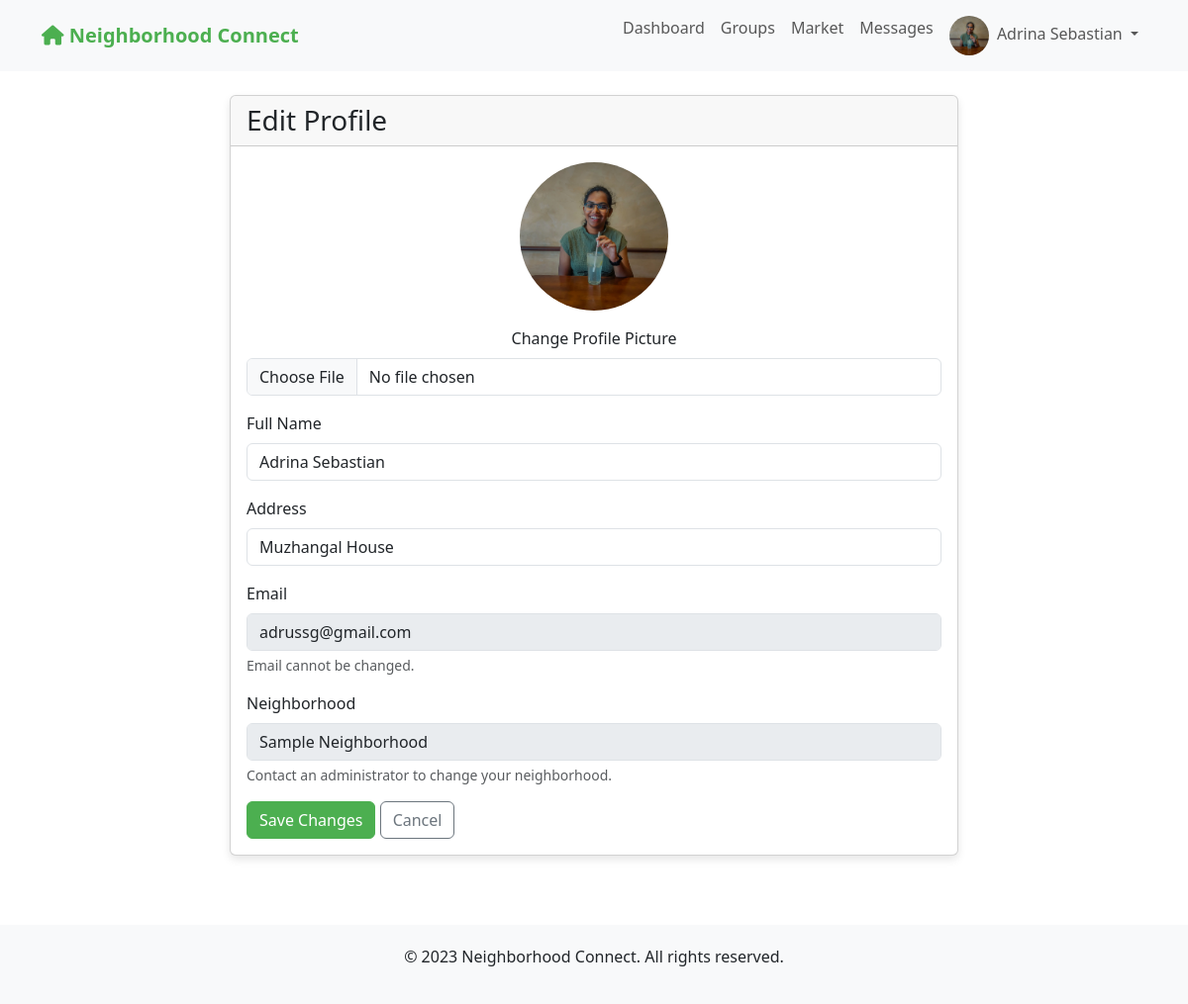
The page /profile/edit (signed in) on the database its author committed.
### app.py (models this page shows)
class User(UserMixin, db.Model):
    id = db.Column(db.Integer, primary_key=True)
    email = db.Column(db.String(100), unique=True, nullable=False)
    password = db.Column(db.String(200), nullable=False)
    name = db.Column(db.String(100), nullable=False)
    address = db.Column(db.String(200), nullable=False)
    neighborhood_id = db.Column(db.Integer, db.ForeignKey('neighborhood.id'), nullable=False)
    profile_pic = db.Column(db.String(200), default='default.jpg')
    created_at = db.Column(db.DateTime, default=datetime.utcnow)
    is_admin = db.Column(db.Boolean, default=False)
    posts = db.relationship('Post', backref='author', lazy=True)
    comments = db.relationship('Comment', backref='author', lazy=True)
    incidents = db.relationship('Incident', backref='reporter', lazy=True)
    group_memberships = db.relationship('GroupMember', backref='user', lazy=True)

class Neighborhood(db.Model):
    id = db.Column(db.Integer, primary_key=True)
    name = db.Column(db.String(100), nullable=False)
    city = db.Column(db.String(100), nullable=False)
    state = db.Column(db.String(100), nullable=False)
    zip_code = db.Column(db.String(20), nullable=False)
    users = db.relationship('User', backref='neighborhood', lazy=True)
    posts = db.relationship('Post', backref='neighborhood', lazy=True)
    incidents = db.relationship('Incident', backref='neighborhood', lazy=True)
    groups = db.relationship('Group', backref='neighborhood', lazy=True)

### app.py (the view, shortened to what this page needs)
@app.route('/profile/edit', methods=['GET', 'POST'])
@login_required
def edit_profile():
    return render_template('edit_profile.html', user=current_user)

### app.py (called while the page is built)
@login_manager.user_loader
def load_user(user_id):
    return User.query.get(int(user_id))

### templates/edit_profile.html (shortened to what this page needs)
{% extends "base.html" %}
{% block content %}
<div class="row justify-content-center">
    <div class="col-md-8">
        <div class="card">
            <div class="card-header">
                <h3 class="mb-0">Edit Profile</h3>
            </div>
            <div class="card-body">
                <form method="POST" action="{{ url_for('edit_profile') }}" enctype="multipart/form-data">
                    <div class="mb-3 text-center">
                        <img src="{{ url_for('static', filename='uploads/' + user.profile_pic) }}" alt="Profile" class="profile-img-lg mb-3">
                        <div class="mb-3">
                            <label for="profile_pic" class="form-label">Change Profile Picture</label>
                            <input type="file" class="form-control" id="profile_pic" name="profile_pic">
                        </div>
                    </div>
                    <div class="mb-3">
                        <label for="name" class="form-label">Full Name</label>
                        <input type="text" class="form-control" id="name" name="name" value="{{ user.name }}" required>
                    </div>
                    <div class="mb-3">
                        <label for="address" class="form-label">Address</label>
                        <input type="text" class="form-control" id="address" name="address" value="{{ user.address }}" required>
                    </div>
                    <div class="mb-3">
                        <label class="form-label">Email</label>
                        <input type="email" class="form-control" value="{{ user.email }}" disabled>
                        <div class="form-text">Email cannot be changed.</div>
                    </div>
                    <div class="mb-3">
                        <label class="form-label">Neighborhood</label>
                        <input type="text" class="form-control" value="{{ user.neighborhood.name }}" disabled>
                        <div class="form-text">Contact an administrator to change your neighborhood.</div>
                    </div>
                    <button type="submit" class="btn btn-primary">Save Changes</button>
                    <a href="{{ url_for('profile') }}" class="btn btn-outline-secondary">Cancel</a>
                </form>
            </div>
        </div>
    </div>
</div>
{% endblock %}

### templates/base.html (shortened to what this page needs)
<!DOCTYPE html>
<html lang="en">
<head>
    <link rel="stylesheet" href="https://cdn.jsdelivr.net/npm/bootstrap@5.3.0/dist/css/bootstrap.min.css">
    <link rel="stylesheet" href="https://cdnjs.cloudflare.com/ajax/libs/font-awesome/6.0.0-beta3/css/all.min.css">
</head>
<body>
    <nav class="navbar navbar-expand-lg navbar-light bg-light">
        <div class="container">
            <a class="navbar-brand" href="{{ url_for('index') }}">
                <i class="fas fa-home"></i> Neighborhood Connect
            </a>
            <div class="collapse navbar-collapse" id="navbarNav">
                <ul class="navbar-nav ms-auto">
                    {% if current_user.is_authenticated %}
                        <li class="nav-item">
                            <a class="nav-link" href="{{ url_for('dashboard') }}">Dashboard</a>
                        </li>
                        <li class="nav-item">
                            <a class="nav-link" href="{{ url_for('groups') }}">Groups</a>
                        </li>
                        <li class="nav-item">
                            <a class="nav-link" href="{{ url_for('market') }}">Market</a>
                        </li>
                        <li class="nav-item">
                            <a class="nav-link" href="{{ url_for('messages') }}">
                                Messages
                            </a>
                        </li>
                        <li class="nav-item dropdown">
                            <a class="nav-link dropdown-toggle" href="#" id="navbarDropdown" role="button" data-bs-toggle="dropdown" aria-expanded="false">
                                <img src="{{ url_for('static', filename='uploads/' + current_user.profile_pic) }}" alt="Profile" class="profile-img me-1">
                                {{ current_user.name }}
                            </a>
                        </li>
                    {% endif %}
                </ul>
            </div>
        </div>
    </nav>
    <div class="container mt-4">
        {% block content %}{% endblock %}
    </div>
    <footer class="footer">
        <div class="container">
            <p>&copy; 2023 Neighborhood Connect. All rights reserved.</p>
        </div>
    </footer>
</body>
</html>

### templates/base.html (style rules this page uses)
.navbar-brand { font-weight: bold; color: #4CAF50 !important; }
.btn-primary { background-color: #4CAF50; border-color: #4CAF50; }
.card { margin-bottom: 20px; box-shadow: 0 4px 8px rgba(0,0,0,0.1); }
.profile-img { width: 40px; height: 40px; border-radius: 50%; object-fit: cover; }
.profile-img-lg { width: 150px; height: 150px; border-radius: 50%; object-fit: cover; }
.footer { margin-top: 50px; padding: 20px 0; background-color: #f8f9fa; text-align: center; }

### rows shown on the page
User: profile_pic (picture), name "Adrina Sebastian", address "Muzhangal House", email "adrussg@gmail.com"
Neighborhood: neighborhood.name "Sample Neighborhood"
